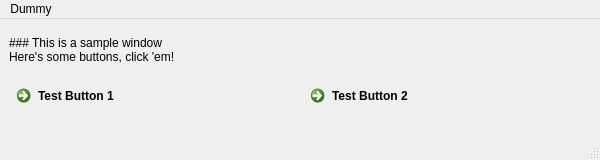
<?xml version="1.0" encoding="UTF-8"?>
<ui version="4.0">
 <class>MainWindow</class>
 <widget class="QMainWindow" name="MainWindow">
  <property name="geometry">
   <rect>
    <x>0</x>
    <y>0</y>
    <width>600</width>
    <height>160</height>
   </rect>
  </property>
  <property name="minimumSize">
   <size>
    <width>400</width>
    <height>160</height>
   </size>
  </property>
  <property name="windowTitle">
   <string>MainWindow</string>
  </property>
  <widget class="QWidget" name="centralwidget">
   <layout class="QVBoxLayout" name="verticalLayout">
    <item>
     <widget class="QLabel" name="label">
      <property name="sizePolicy">
       <sizepolicy hsizetype="Preferred" vsizetype="Maximum">
        <horstretch>0</horstretch>
        <verstretch>0</verstretch>
       </sizepolicy>
      </property>
      <property name="text">
       <string>### This is a sample window
Here's some buttons, click 'em!</string>
      </property>
      <property name="textFormat">
       <enum>Qt::MarkdownText</enum>
      </property>
      <property name="margin">
       <number>4</number>
      </property>
     </widget>
    </item>
    <item>
     <layout class="QHBoxLayout" name="horizontalLayout">
      <item>
       <widget class="QCommandLinkButton" name="testBut1">
        <property name="sizePolicy">
         <sizepolicy hsizetype="Preferred" vsizetype="Maximum">
          <horstretch>0</horstretch>
          <verstretch>0</verstretch>
         </sizepolicy>
        </property>
        <property name="text">
         <string>Test Button 1</string>
        </property>
       </widget>
      </item>
      <item>
       <widget class="QCommandLinkButton" name="testBut2">
        <property name="sizePolicy">
         <sizepolicy hsizetype="Preferred" vsizetype="Maximum">
          <horstretch>0</horstretch>
          <verstretch>0</verstretch>
         </sizepolicy>
        </property>
        <property name="text">
         <string>Test Button 2</string>
        </property>
       </widget>
      </item>
     </layout>
    </item>
   </layout>
  </widget>
  <widget class="QMenuBar" name="menubar">
   <property name="geometry">
    <rect>
     <x>0</x>
     <y>0</y>
     <width>600</width>
     <height>27</height>
    </rect>
   </property>
   <widget class="QMenu" name="menuDummy">
    <property name="title">
     <string>Dummy</string>
    </property>
    <addaction name="actionDummy"/>
    <addaction name="separator"/>
    <addaction name="actionExit"/>
   </widget>
   <addaction name="menuDummy"/>
  </widget>
  <widget class="QStatusBar" name="statusbar"/>
  <action name="actionDummy">
   <property name="text">
    <string>Dummy</string>
   </property>
  </action>
  <action name="actionExit">
   <property name="text">
    <string>Exit</string>
   </property>
  </action>
 </widget>
 <resources/>
 <connections/>
</ui>
